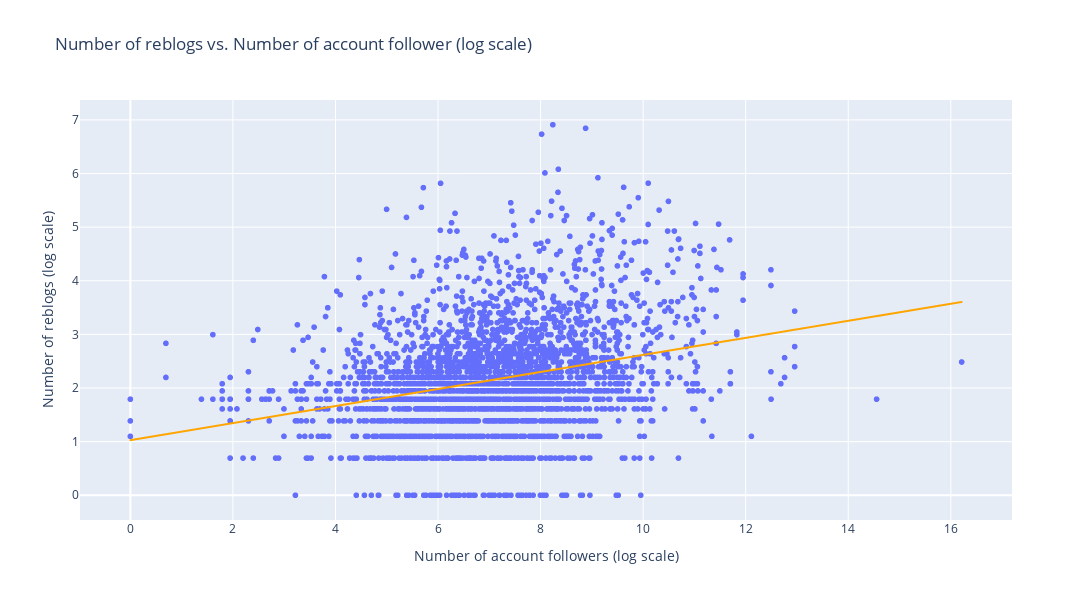

The code cell stored with this chart in its notebook:
### Code cell
scatter7

### Figure 1 — Plotly figure (JSON) as saved in the notebook; plotly's stock layout.template omitted (floating-point values rounded to 4 significant figures; data arrays with more than 128 entries replaced by an {"elided": "..."} marker saying what was removed)
{"data": [{"hovertemplate": "Number of account followers (log scale)=%{x}<br>Number of reblogs (log scale)=%{y}<extra></extra>", "legendgroup": "", "marker": {"color": "#636efa", "symbol": "circle"}, "mode": "markers", "name": "", "showlegend": false, "type": "scattergl", "x": {"elided": "3177 float values"}, "xaxis": "x", "y": {"elided": "3177 float values"}, "yaxis": "y"}, {"hovertemplate": "<b>OLS trendline</b><br>reblogs_log = 0.158988 * account_followers_log + 1.02748<br>R<sup>2</sup>=0.077203<br><br>Number of account followers (log scale)=%{x}<br>Number of reblogs (log scale)=%{y} <b>(trend)</b><extra></extra>", "legendgroup": "", "line": {"color": "orange"}, "marker": {"color": "#636efa", "symbol": "circle"}, "mode": "lines", "name": "", "showlegend": false, "type": "scattergl", "x": {"elided": "3177 float values"}, "xaxis": "x", "y": {"elided": "3177 float values"}, "yaxis": "y"}], "layout": {"height": 600, "legend": {"tracegroupgap": 0}, "title": {"text": "Number of reblogs vs. Number of account follower (log scale)"}, "width": 1200, "xaxis": {"anchor": "y", "domain": [0, 1], "title": {"text": "Number of account followers (log scale)"}}, "yaxis": {"anchor": "x", "domain": [0, 1], "title": {"text": "Number of reblogs (log scale)"}}}}
